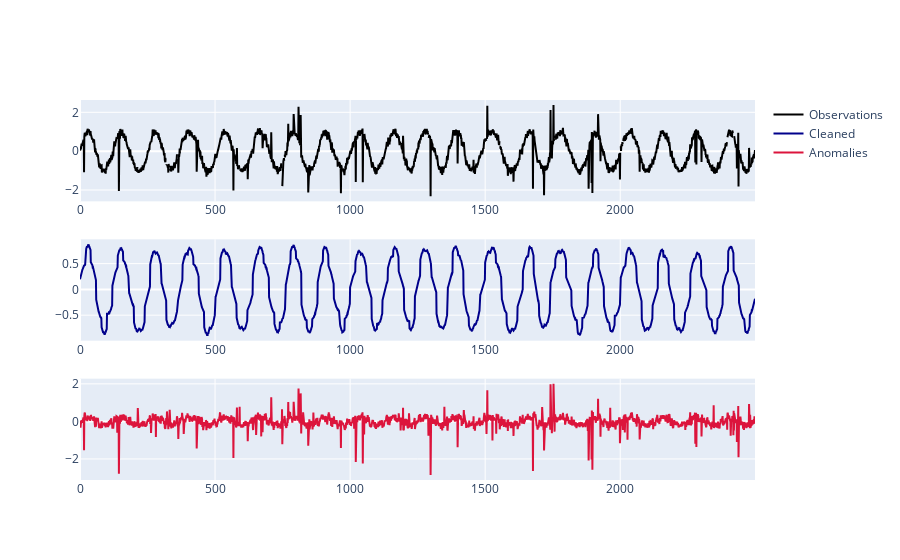

The code cell stored with this chart in its notebook:
### Markdown cell above
**noisy RPCA**

### Code cell
%%time

nrpca = NoisyRPCA(signal=samples.tolist(), period=20, tau=3, lam=2.4)
D, X, A = nrpca.compute_noisy_rpca()
drawing.plot_matrices([D, X, A])
s1, s2, s3 = utils.resultRPCA_to_signal(D, X, A, nrpca.ret)
drawing.plot_signal([s1, s2, s3])

### Figure 1 — Plotly figure (JSON) as saved in the notebook; plotly's stock layout.template omitted (floating-point values rounded to 4 significant figures; data arrays with more than 128 entries replaced by an {"elided": "..."} marker saying what was removed)
{"data": [{"line": {"color": "black"}, "name": "Observations", "type": "scatter", "x": {"elided": "2500 int values"}, "xaxis": "x", "y": {"elided": "2500 float values"}, "yaxis": "y"}, {"line": {"color": "darkblue"}, "name": "Cleaned", "type": "scatter", "x": {"elided": "2500 int values"}, "xaxis": "x2", "y": {"elided": "2500 float values"}, "yaxis": "y2"}, {"line": {"color": "crimson"}, "name": "Anomalies", "type": "scatter", "x": {"elided": "2500 int values"}, "xaxis": "x3", "y": {"elided": "2500 float values"}, "yaxis": "y3"}], "layout": {"xaxis": {"anchor": "y", "domain": [0, 1]}, "xaxis2": {"anchor": "y2", "domain": [0, 1]}, "xaxis3": {"anchor": "y3", "domain": [0, 1]}, "yaxis": {"anchor": "x", "domain": [0.7333, 1]}, "yaxis2": {"anchor": "x2", "domain": [0.3667, 0.6333]}, "yaxis3": {"anchor": "x3", "domain": [0, 0.2667]}}}
